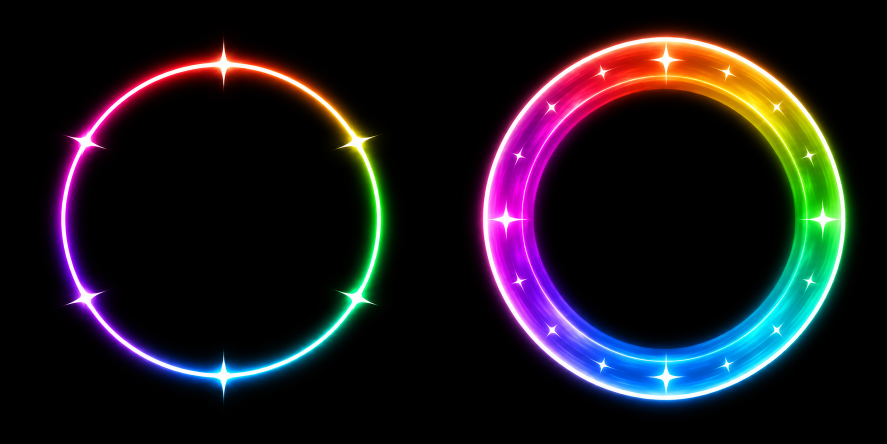
#> input picture assets/gemwoven/raw/core-fx/raw-rings.png, 1774 x 887 px (shown at 1/2 size)
$ python prep.py
#> lines starting #> are read from the running program, lines starting #| are printed output that depends on the picture
"""Cut the two round prism pieces out of raw-rings.png (2 cells on black, keyed by brightness like board-fx-v3/prep.py)
into assets/special-fx/: halo (the Lõi's turning halo, on the board and while it fires) and prism-wave (the ring wave
of a Lõi's burst and of each full-board wave of Lõi + Lõi). Owner 05/11: the old ring was cut off at the top and
lopsided, so it wobbled as it turned; both of these are perfect circles centred in square files."""
from pathlib import Path
import numpy as np
from PIL import Image

HERE = Path(__file__).resolve().parent
OUT = HERE.parents[3] / 'assets/special-fx'
# orbit (owner 05/11: "style kiểu trước đó nhưng xoay quanh xích đạo"): the silky ribbon ring of the old halo, drawn whole
# and round (raw-ribbon.png), shown squashed and tilted as a ring orbiting the Lõi's equator.
# 'halo' (raw-rings.png left) retired 05/11: the Lõi's orbit ring replaced it.
for file, cols, col, name, side in [('raw-rings.png', 2, 1, 'prism-wave', 512), ('raw-ribbon.png', 1, 0, 'orbit', 512)]:
    im = Image.open(HERE / file).convert('RGB'); W, H = im.size
#> further down, im is the input picture: PIL image 1774x887 RGB; mean R, G, B 28.1, 24, 29.2
#> after `W, H = im.size`: W = 1774; H = 887
    a = np.asarray(im.crop((col * W // cols, 0, (col + 1) * W // cols, H))).astype(np.float32) / 255
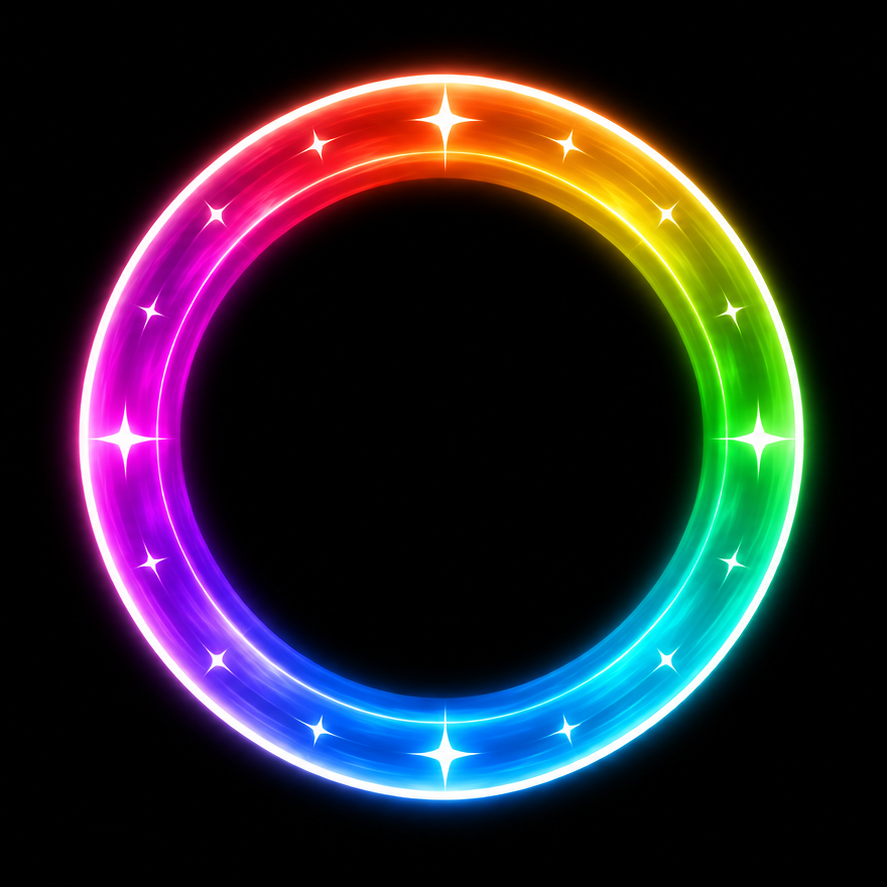
#> a: shape (887, 887, 3) float32; mean R, G, B 0.161, 0.141, 0.17
    alpha = np.clip((a.max(axis=2) - .03) / .97, 0, 1)
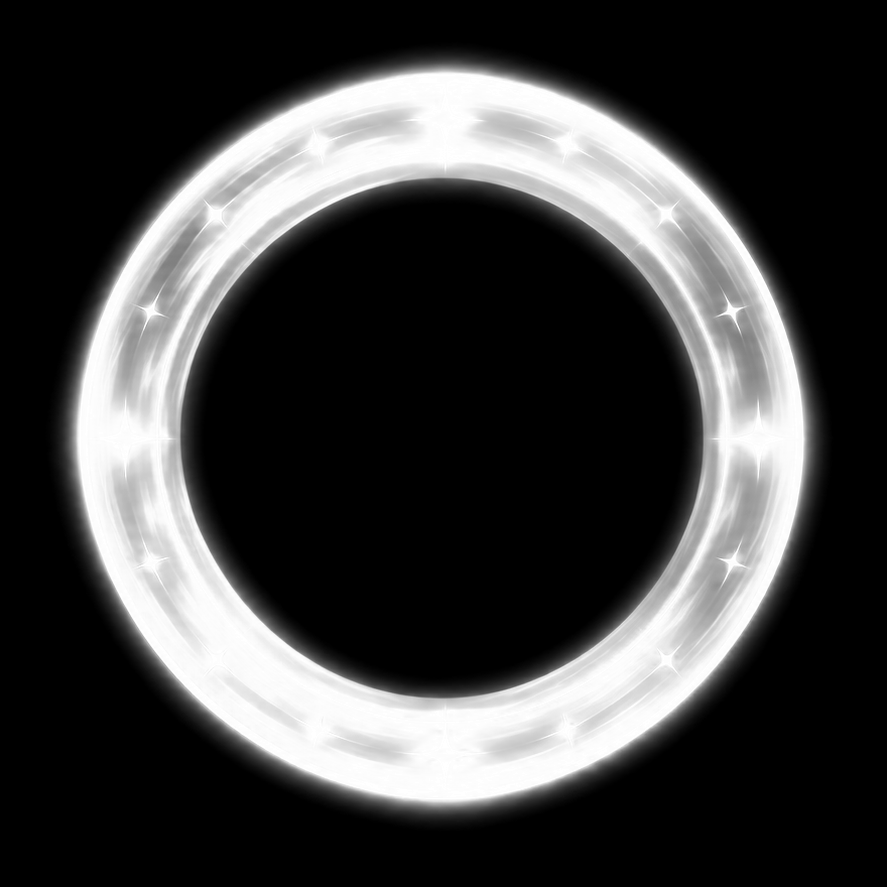
#> alpha: shape (887, 887) float32; min 0, max 1, mean 0.248
    rgb = np.where(alpha[..., None] > 0, np.clip(a / np.maximum(a.max(axis=2, keepdims=True), 1e-4), 0, 1), 0)
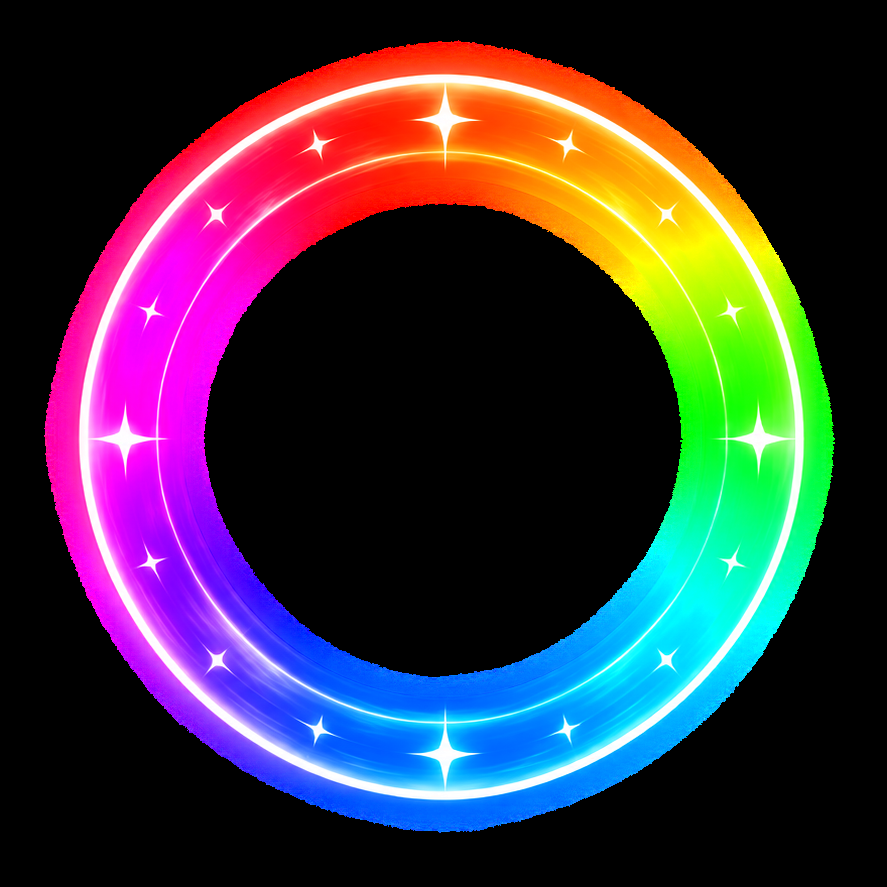
#> rgb: shape (887, 887, 3) float32; mean R, G, B 0.235, 0.198, 0.244
    ys, xs = np.where(alpha > .05)
    # Centre on the ring's own middle (not the glow's bounding box), so it turns about its true centre.
    cy, cx = (ys.min() + ys.max()) / 2, (xs.min() + xs.max()) / 2
#> cy = 436.5; cx = 440
    r = int(max(ys.max() - cy, cy - ys.min(), xs.max() - cx, cx - xs.min())) + 8
#> r = 395
    out = Image.fromarray((np.dstack([rgb, alpha]) * 255).astype(np.uint8), 'RGBA').crop((int(cx) - r, int(cy) - r, int(cx) + r, int(cy) + r))
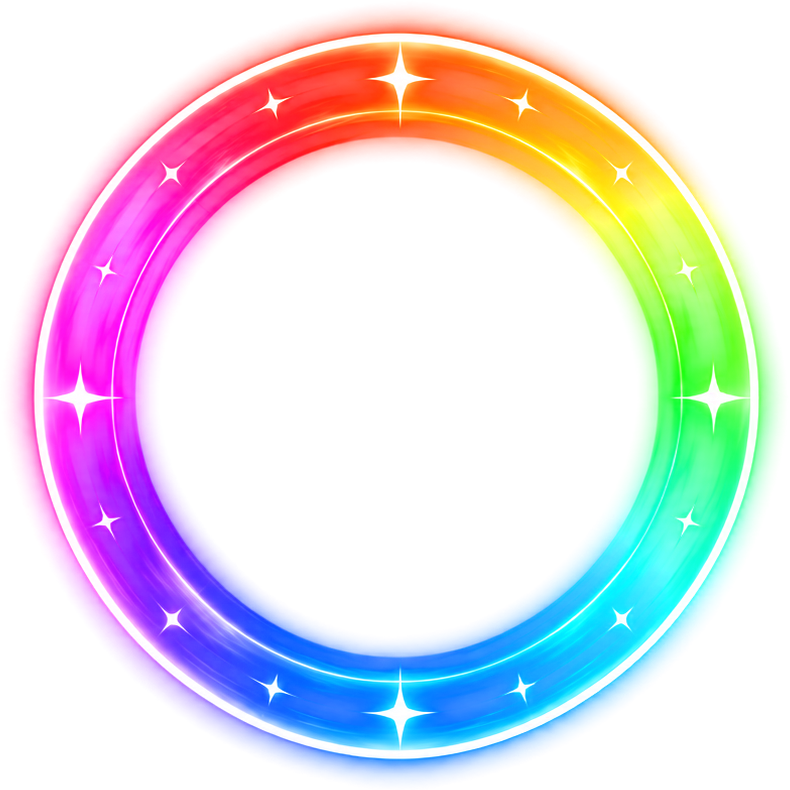
#> out: PIL image 790x790 RGBA; mean R, G, B, A 75.4, 63.3, 78.3, 79.3; transparent parts drawn white
    out.resize((side, side), Image.LANCZOS).save(OUT / f'{name}.webp', quality=90, method=6); print(name, out.size)
#| prism-wave (790, 790)
#> pass 2 of the loop `for file, cols, col, name, side in [('raw-rings.png', 2, 1, 'prism-wav..`:
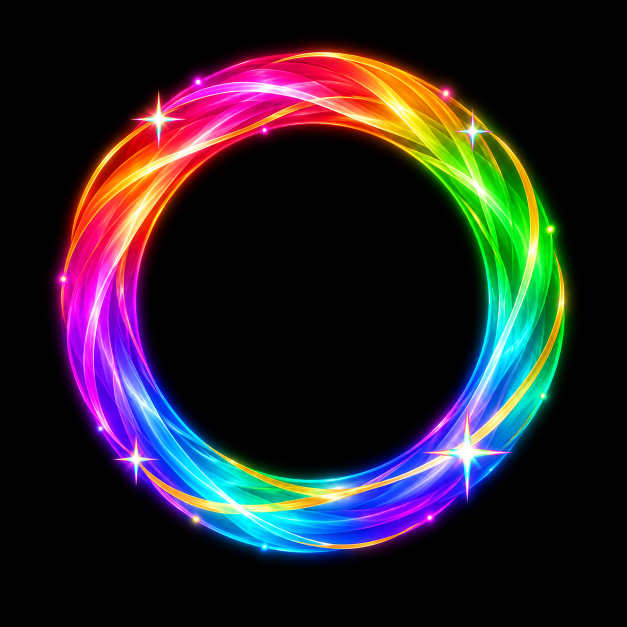
#> input picture assets/gemwoven/raw/core-fx/raw-ribbon.png, 1254 x 1254 px (shown at 1/2 size)
#> im is the input picture: PIL image 1254x1254 RGB; mean R, G, B 39.1, 32.5, 38.8
#> a: shape (1254, 1254, 3) float32
#> alpha: shape (1254, 1254) float32
#> `rgb = np.where(alpha[..., None] > 0, np.clip(a / np.maximum(a.max(axis..`:
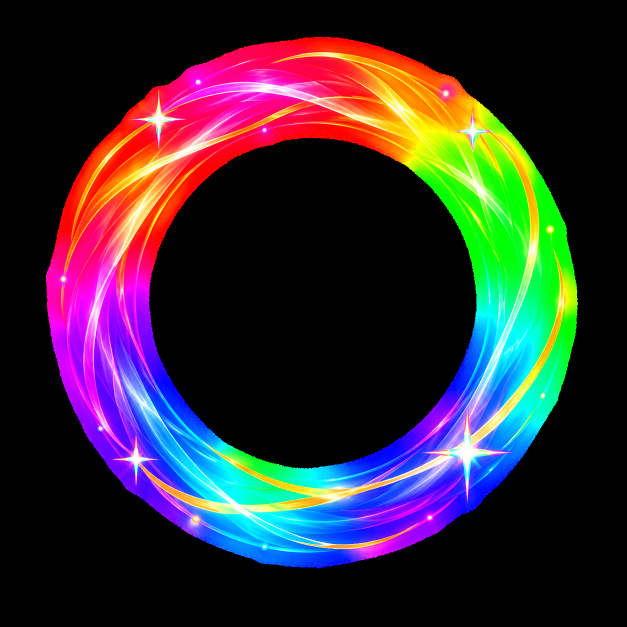
#> rgb: shape (1254, 1254, 3) float32 (shown at 1/2 size); mean R, G, B 0.2, 0.164, 0.197
#> cy = 604; cx = 623.5
#> r = 532
#> out: PIL image 1064x1064 RGBA
#> `out.resize((side, side), Image.LANCZOS).save(OUT / f'{name}.webp', qua`:
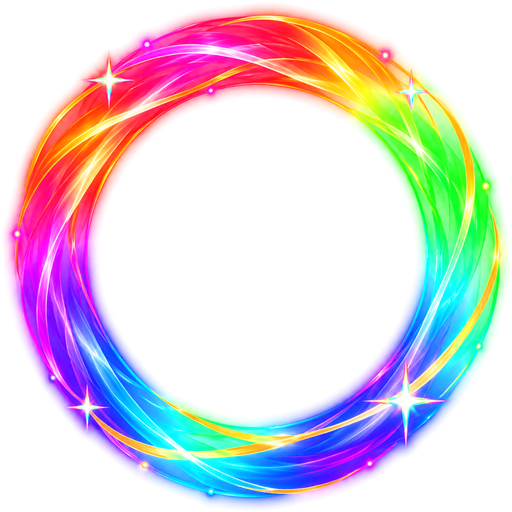
#> saved as orbit.webp: PIL image 512x512 RGBA; mean R, G, B, A 70.1, 57.5, 69.2, 86.7; transparent parts drawn white
#| orbit (1064, 1064)
